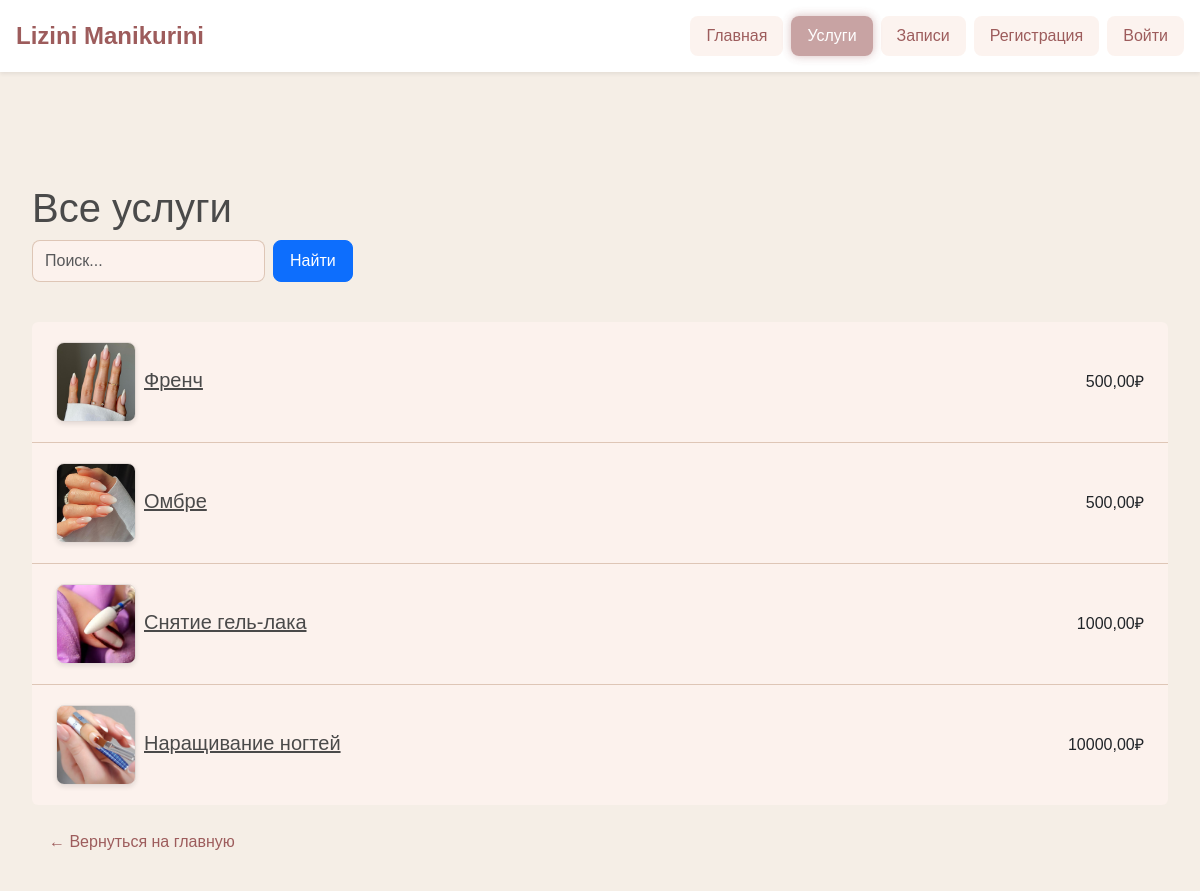
/services/, run on an earlier commit of the app's database.
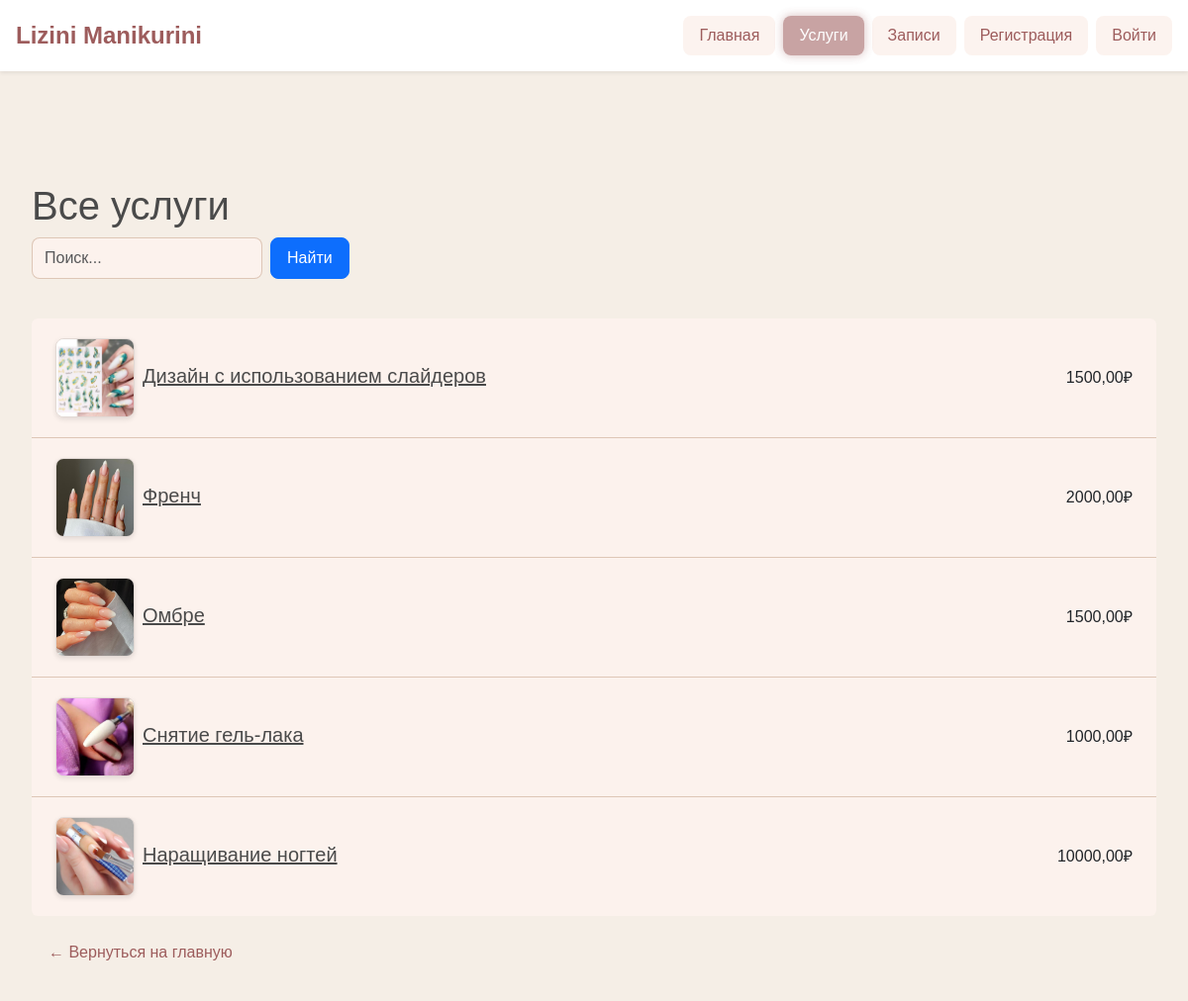
And on a later commit of the database.
### website/models.py (models this page shows, shortened)
class Service(models.Model):
    name = models.CharField(max_length=100, verbose_name='Название услуги')
    description = models.TextField(blank=True, verbose_name='Описание')
    price = models.DecimalField(max_digits=10, decimal_places=2, verbose_name='Цена')
    duration_minutes = models.PositiveIntegerField(verbose_name='Длительность (мин)')
    image = models.ImageField(upload_to='services/', blank=True, verbose_name='Картинка услуги')
    created_at = models.DateTimeField(auto_now_add=True, verbose_name='Дата создания')
    updated_at = models.DateTimeField(auto_now=True, verbose_name='Дата изменения')
    class Meta:
        verbose_name = 'Услуга'
        verbose_name_plural = 'Услуги'
        ordering = ['-created_at']

### website/views.py (the view)
# urls.py: path('services/', services_list, name='services_list'),
def services_list(request):
    query = request.GET.get('q', '').strip()
    if query:
        services = Service.objects.filter(
            Q(name__icontains=query) | Q(description__icontains=query)
        )
    else:
        services = Service.objects.all()
    return render(request, 'website/services_list.html', {'services': services, 'query': query})

### website/templates/website/services_list.html (shortened to what this page needs)
{% extends 'website/base.html' %}
{% block content %}
<div class="container my-4">
    <h1>Все услуги</h1>
    <form method="get" action="{% url 'services_list' %}" class="row g-2 mb-4">
        <div class="col-auto">
            <input type="text" name="q" class="form-control" placeholder="Поиск..." value="{{ query }}">
        </div>
        <div class="col-auto">
            <button type="submit" class="btn btn-primary mb-3">Найти</button>
        </div>
    </form>
    {% if services %}
        <ul class="list-group">
            {% for service in services %}
            <li class="list-group-item d-flex justify-content-between align-items-center">
                <div class="d-flex align-items-center">
                    {% if service.image %}
                        <img src="{{ service.image.url }}" alt="{{ service.name }}" class="thumb me-2">
                    {% endif %}
                    <a href="#" class="fs-5">{{ service.name }}</a>
                </div>
                <span>{{ service.price }}₽</span>
            </li>
            {% endfor %}
        </ul>
    {% else %}
        <p>Услуг не найдено.</p>
    {% endif %}
    <a href="{% url 'index' %}" class="btn btn-link mt-3">← Вернуться на главную</a>
</div>
{% endblock %}

What changed in the data, as far as the page shows it:
added Service: image (picture), name "Дизайн с использованием слайдеров", price "1500,00"
changed Service "Френч": price "500,00" → "2000,00"
changed Service "Омбре": price "500,00" → "1500,00"
